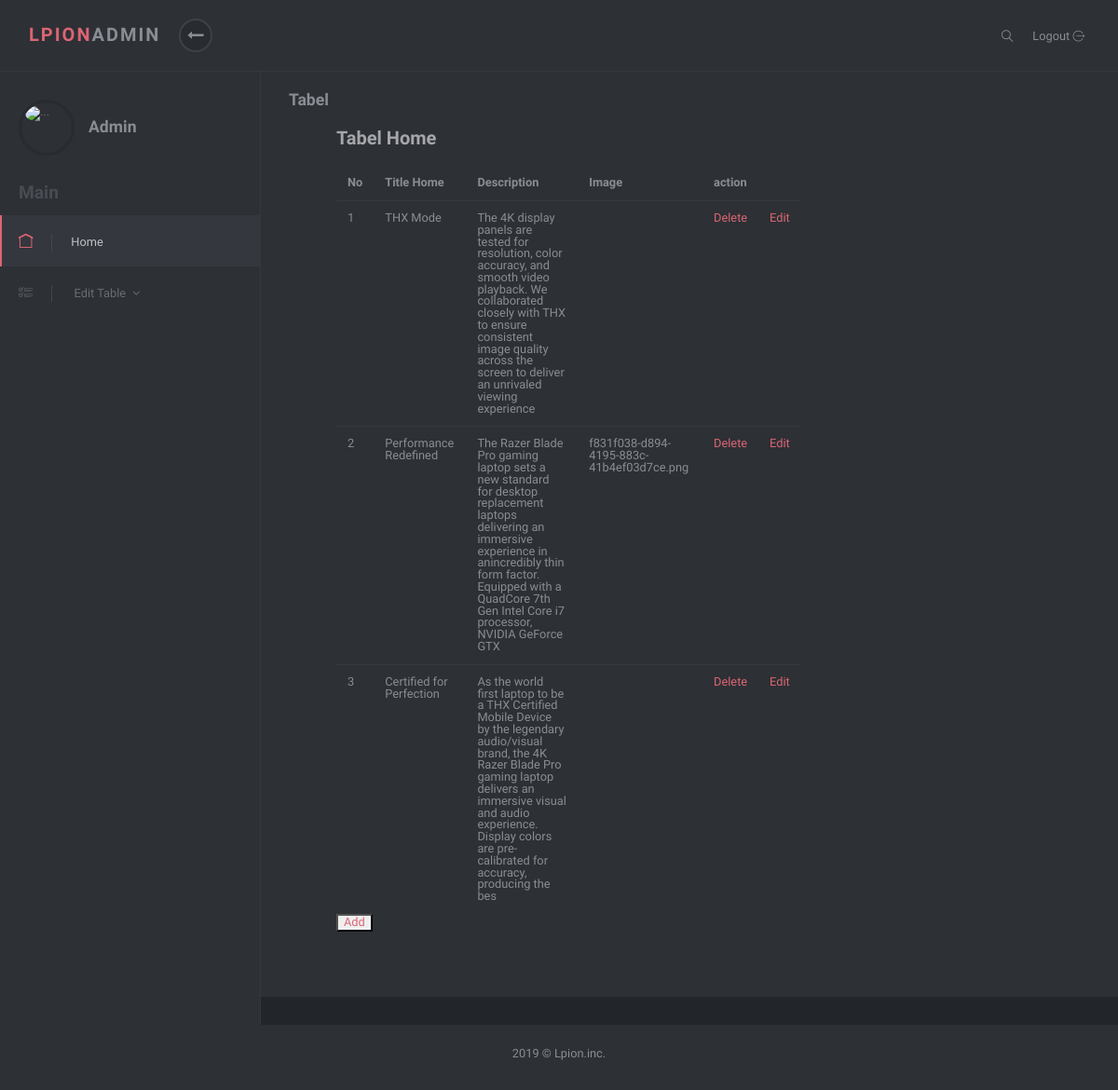
/backend3/Tabel_home.php, run on the app's committed database.
### tables this page shows
CREATE TABLE `home` (
  `idhome` int(11) NOT NULL,
  `title_beranda` varchar(100) NOT NULL,
  `berandaa` varchar(255) NOT NULL,
  `gambar` varchar(100) NOT NULL
);

### backend3/functions.php (called while the page is built, shortened)
<?php
 $conn=mysqli_connect("localhost", "root", "", "lpion");
 function query($sql)
 {
 	global $conn;
 	$exe=mysqli_query($conn, $sql);
 	$row=null;
 	while($data=mysqli_fetch_array($exe))
 	{
 		$row[]=$data;
 	}
 	return $row;
 }
?>

### backend3/Tabel_home.php (the view, shortened to what this page needs)
<?php
	require 'functions.php';
	 $home=query("SELECT * FROM home");
?>
<!DOCTYPE html>
<html>
  <head>
    <link rel="stylesheet" href="vendor/bootstrap/css/bootstrap.min.css">
    <link rel="stylesheet" href="vendor/font-awesome/css/font-awesome.min.css">
    <link rel="stylesheet" href="css/font.css">
    <link rel="stylesheet" href="css/style.default.css" id="theme-stylesheet">
    <link rel="stylesheet" href="css/custom.css">
  </head>
  <body>
    <header class="header">
      <nav class="navbar navbar-expand-lg">
        <div class="container-fluid d-flex align-items-center justify-content-between">
          <div class="navbar-header">
            <a href="index.php" class="navbar-brand">
              <div class="brand-text brand-big visible text-uppercase"><strong class="text-primary">Lpion</strong><strong>Admin</strong></div>
              <div class="brand-text brand-sm"><strong class="text-primary">L</strong><strong>A</strong></div></a>
            <button class="sidebar-toggle"><i class="fa fa-long-arrow-left"></i></button>
          </div>
          <div class="right-menu list-inline no-margin-bottom">
            <div class="list-inline-item"><a href="#" class="search-open nav-link"><i class="icon-magnifying-glass-browser"></i></a></div>
            <div class="list-inline-item logout"><a id="logout" href="logout.php" class="nav-link">Logout <i class="icon-logout"></i></a></div>
          </div>
        </div>
      </nav>
    </header>
    <div class="d-flex align-items-stretch">
      <nav id="sidebar">
        <div class="sidebar-header d-flex align-items-center">
          <div class="avatar"><img src="img/user-512.png" alt="..." class="img-fluid rounded-circle"></div>
          <div class="title">
            <h1 class="h5">Admin</h1>
          </div>
        </div>
        <span class="heading">Main</span>
        <ul class="list-unstyled">
                <li class="active"><a href="index.php"> <i class="icon-home"></i>Home </a></li>
                <li class="nav-item dropdown">
                  <a class="nav-link dropdown-toggle" href="#" id="pagesDropdown" role="button" data-toggle="dropdown" aria-haspopup="true" aria-expanded="false">
                    <i class="icon icon-list"></i>
                    <span>Edit Table</span>
                  </a>
                </li>
        </ul>
      </nav>
		      <div class="page-content">
		        <div class="page-header">
		          <div class="container-fluid">
		            <h2 class="h5 no-margin-bottom">Tabel</h2>
						    <section class="no-padding-top">
							   <div class="container-fluid">
							       <div class="row">
							   		<div class="col-lg-6">
							        <div class="block margin-bottom-sm">
							          <div class="title"><strong>Tabel Home</strong></div>
							            <div class="table-responsive">
							                <table class="table">
							                 <thead>
							                    <tr>
							                        <th>No</th>
							                        <th>Title Home</th>
							                        <th>Description</th>
							                        <th>Image</th>
                                      <th class="aksi"> action</th>
							                    </tr>
							                </thead>
							                <tbody>
							                	<?php foreach($home as $row){ ?>
						                        <tr>
						                          <td><?php echo $row['idhome']; ?></td>
						                          <td><?php echo $row['title_beranda']; ?></td>
						                          <td><?php echo $row['berandaa']; ?></td>
                                      <td><?php echo $row['gambar']; ?></td>
                                      <td>
                                      <a href="hapus_home.php?home=<?php echo $row["idhome"]; ?>"onclick="return confirm('Are you sure?')" class="aksi">Delete</a>
                                      </td>
                                      <td>
                                      <a href="edit_home.php?home=<?php echo $row["idhome"]; ?>" class="aksi">Edit</a>
                                      </td>
						                        </tr>
						                        <?php }?>
					                    	</tbody>
						                	</table>
                                <form method="post" class="tambah2">
                                  <button  type="submit" name="submit"><a href="tambah_home.php" class="tambah2">Add</a></button>
                                </form>
						            	</div>
						        	</div>
						    	</div>
							</div>
							</div>
							</section>
		          </div>
		        </div>
		    </div>
		</div>
      <footer class="footer">
          <div class="footer__block block no-margin-bottom">
            <div class="container-fluid text-center">
              <p class="no-margin-bottom">2019 &copy; Lpion.inc.</p>
            </div>
          </div>
        </footer>
  </body>
</html>

### backend3/css/style.default.css (style rules this page uses)
body { position: relative; }
section { padding: 0 1rem; }
a { -webkit-transition: all 0.3s; transition: all 0.3s; display: inline-block; }
.text-uppercase { letter-spacing: 0.1em; }
p { line-height: 1.7; }
button { cursor: pointer; }
i, span, strong { display: inline-block; }
.no-padding-top { padding-top: 0 !important; }
.no-margin-bottom { margin-bottom: 0 !important; }
.margin-bottom-sm { margin-bottom: 30px !important; }
.block { padding: 20px; background: #2d3035; color: #8a8d93; margin-bottom: 30px; }
.page-content { position: relative; background: #22252a; min-height: 100vh; width: calc(100% - 280px); padding: 0; padding-bottom: 70px; }
.page-header { padding: 20px 15px; background: #2d3035; color: #8a8d93; margin-bottom: 30px; }
.footer { position: absolute; bottom: 0; width: 100%; }
.footer .footer__block { min-height: 70px; }
.dropdown-toggle { background: none; outline: none; border-radius: 0; }
.dropdown-toggle::after { border: none !important; content: '\f107'; vertical-align: baseline; font-family: 'FontAwesome'; margin-left: .25rem; margin-right: 0.5rem; }
i[class*='icon-'] { -webkit-transform: translateY(2px); transform: translateY(2px); }
.block .title { margin-bottom: 20px; }
.block .title strong:first-child { font-size: 1.25rem; color: #a5a7ab; }
nav.navbar { background: #2d3035; color: #8a8d93; padding-top: 20px; padding-bottom: 20px; border-bottom: 1px solid #34373d; z-index: 10; }
nav.navbar .sidebar-toggle { width: 36px; height: 36px; line-height: 29px; text-align: center; border-radius: 50%; background: #282b2f; color: #8a8d93; font-size: 1.1rem; border: 2px solid #3d4148; outline: none; }
nav.navbar a { color: inherit; }
nav.navbar .brand-text { display: none; font-weight: 700; }
nav.navbar .brand-text.visible { display: block; }
nav.navbar a.nav-link { padding: .5rem .3rem; position: relative; }
nav#sidebar { width: 280px; background: #2d3035; color: #6a6c70; border-right: 1px solid #34373d; }
nav#sidebar a { color: inherit; text-decoration: none; position: relative; }
nav#sidebar a i { font-size: 1.2em; margin-right: 10px; -webkit-transition: none; transition: none; }
nav#sidebar .sidebar-header { padding: 30px 20px; }
nav#sidebar .sidebar-header h1, nav#sidebar .sidebar-header p { margin-bottom: 0; }
nav#sidebar .sidebar-header h1 { color: #8a8d93; }
nav#sidebar span.heading { font-weight: 700; margin-left: 20px; color: #494d53; font-size: 1.2rem; margin-bottom: 15px; }
nav#sidebar .avatar { width: 60px; height: 60px; border-radius: 50%; overflow: hidden; margin-right: 15px; background: none; padding: 4px; border: 3px solid #282b2f; }
nav#sidebar ul { max-height: none; }
nav#sidebar li { position: relative; }
nav#sidebar li a { padding: 18px 20px; display: block; font-weight: 400; }
nav#sidebar li a i { margin-right: 20px; -webkit-transition: all 0.3s; transition: all 0.3s; padding-right: 20px; border-right: 1px solid #454649; }
nav#sidebar li::before { content: ''; width: 2px; height: 100%; background: none; display: block; position: absolute; top: 0; left: 0; z-index: 99; }
nav#sidebar li.active::before { background: #DB6574; }
nav#sidebar li.active > a { background: #34373d; color: #bfc1c4; }
nav#sidebar li.active i { color: #DB6574; }
button, input[type='submit'] { cursor: pointer; font-family: inherit; font-weight: 300 !important; }
.table { margin-bottom: 0; }
.table td, .table th { border-color: #343a40; }
.table thead th { border: none; }
.navbar { padding: 0.5rem 1rem; }
.navbar-brand { display: inline-block; padding-top: 0.3125rem; padding-bottom: 0.3125rem; margin-right: 1rem; font-size: 1.25rem; }
body { font-family: "Muli", sans-serif; font-size: 0.8rem; font-weight: 500; line-height: 1; color: #8a8d93; background-color: #fff; }
a { color: #DB6574; text-decoration: none; }
h1, h2, h3, h4, h5, h6, .h1, .h2, .h3, .h4, .h5, .h6 { margin-bottom: 0.5rem; font-family: inherit; font-weight: 700; line-height: 1.2; color: inherit; }
h1, .h1 { font-size: 2.5rem; }
h2, .h2 { font-size: 1.7rem; }
h5, .h5 { font-size: 1.1rem; }
.text-primary { color: #DB6574 !important; }
.nav-link { padding: 0.5rem 1rem; }

### data on the page
home: idhome "1", title_beranda "THX Mode", berandaa "The 4K display panels are tested for resolution, color accuracy, and smooth video playback. We collaborated closely with THX to ensure consistent image quality across the screen to deliver an unrivaled viewing experience"
home: idhome "2", title_beranda "Performance Redefined", berandaa "The Razer Blade Pro gaming laptop sets a new standard for desktop replacement laptops delivering an immersive experience in anincredibly thin form factor. Equipped with a QuadCore 7th Gen Intel Core i7 processor, NVIDIA GeForce GTX", gambar "f831f038-d894-4195-883c-41b4ef03d7ce.png"
home: idhome "3", title_beranda "Certified for Perfection", berandaa "As the world first laptop to be a THX Certified Mobile Device by the legendary audio/visual brand, the 4K Razer Blade Pro gaming laptop delivers an immersive visual and audio experience. Display colors are pre-calibrated for accuracy, producing the bes"
